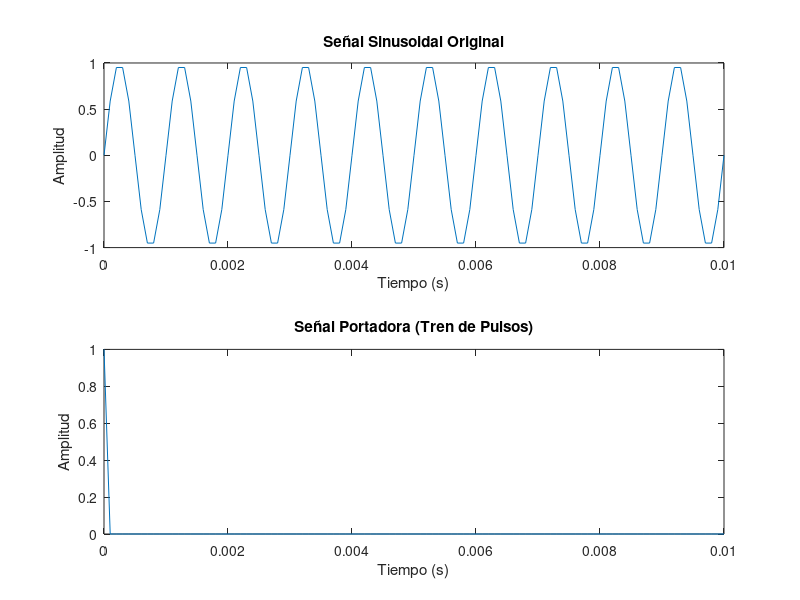

Write MATLAB code to recreate this figure.
% Parámetros configurables
amplitud_sinusoidal = 1;
frecuencia_sinusoidal = 1000; % Hz
frecuencia_muestreo = 10000; % Muestras por segundo (fs)
ciclo_trabajo = 0.5; % Proporción del período de muestreo que está activa (d)

% Tiempo de simulación
tiempo_simulacion = 0.01; % 10 ms

% Crear el vector de tiempo
t = 0:1/frecuencia_muestreo:tiempo_simulacion;

% Generar la señal sinusoidal (señal original)
m = amplitud_sinusoidal * sin(2*pi*frecuencia_sinusoidal*t);

% Generar el tren de pulsos (señal portadora)
pulso = rectpuls(t - t(1), ciclo_trabajo/frecuencia_muestreo);
tren_pulsos = repmat(pulso, 1, length(t)/length(pulso));

% Visualizar las señales
figure;
subplot(2,1,1);
plot(t, m);
title('Señal Sinusoidal Original');
xlabel('Tiempo (s)');
ylabel('Amplitud');

subplot(2,1,2);
plot(t, tren_pulsos);
title('Señal Portadora (Tren de Pulsos)');
xlabel('Tiempo (s)');
ylabel('Amplitud');